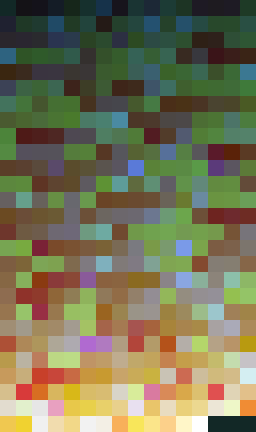
#> input picture docs/paczka-dla-artysty/8_wyrownanie/paleta_swiata.png, 256 x 432 px
$ python wyrownaj.py paleta_swiata.png paleta_swiata.png 5
#> lines starting #> are read from the running program, lines starting #| are printed output that depends on the picture; after the words box and inside, x2 and y2 are one past the last pixel; in counts of white or black regions, pixels touching at a corner belong together
"""Wyrównanie grafiki do świata gry (pojazdy, zabytki, szyldy).
Użycie: python3 wyrownaj.py wejscie.png wyjscie.png DLUGOSC_PX
0) tło w jednym kolorze (np. magenta #FF00FF) zamienia na przezroczyste, 1) przycina do zawartości, 2) zmniejsza do DLUGOSC_PX szerokości (filtr pudełkowy),
3) każdy piksel zamienia na najbliższy kolor z palety świata (paleta_swiata.png),
4) przezroczystość twarda (0 albo 255), 5) obrys 1 px #1e1a24 dookoła sylwetki."""
import sys, numpy as np
from PIL import Image
src, dst, w = sys.argv[1], sys.argv[2], int(sys.argv[3])
pal = np.asarray(Image.open(__file__.rsplit('/', 1)[0] + '/paleta_swiata.png').convert('RGB')).reshape(-1, 3)
pal = np.unique(pal, axis=0).astype(float)
#> pal = 429 rows, first 8: [18, 40, 38], [20, 18, 22], [20, 18, 26], [20, 28, 38], [22, 38, 26], [22, 48, 45], [22, 50, 74], [23, 20, 28]
a = Image.open(src).convert('RGBA')
# tło: przezroczyste, a jeśli go nie ma – kolor z rogów (np. magenta #FF00FF od generatora obrazów) zamieniamy na przezroczystość
arr0 = np.asarray(a).astype(int)
if arr0[..., 3].min() == 255:
    rog = np.median(np.array([arr0[0, 0, :3], arr0[0, -1, :3], arr0[-1, 0, :3], arr0[-1, -1, :3]]), axis=0)
#> rog = [24, 49, 38]
    tlo = np.abs(arr0[..., :3] - rog).sum(-1) < 60
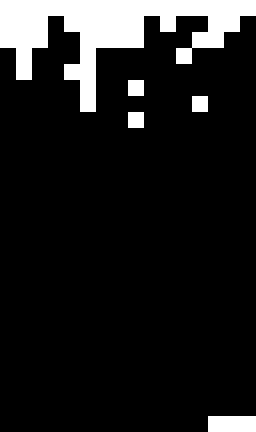
#> tlo: shape (432, 256) bool; 11.6% white; 5 white regions, box (x1, y1, x2, y2) and area: (0, 0, 256, 112) 11264, (208, 416, 256, 432) 768, (128, 80, 144, 96) 256, (192, 96, 208, 112) 256, (128, 112, 144, 128) 256
    arr0[..., 3] = np.where(tlo, 0, 255)
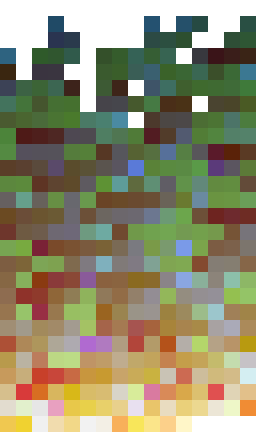
#> arr0: shape (432, 256, 4) int64; mean R, G, B, A 117.8, 115.6, 84.6, 225.5; transparent parts drawn white
    a = Image.fromarray(arr0.astype(np.uint8))
a = a.crop(a.getbbox())
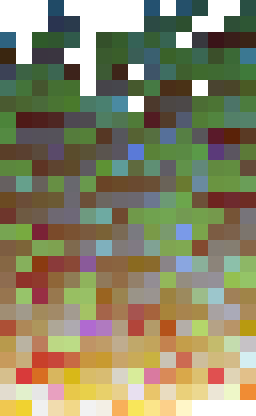
#> a: PIL image 256x416 RGBA; mean R, G, B, A 121.4, 118.6, 86.3, 234.2; transparent parts drawn white
h = round(a.height * w / a.width); a = a.resize((w, h), Image.BOX)
#> after `h = round(a.height * w / a.width)`: h = 8
arr = np.asarray(a).astype(float); al = arr[..., 3] > 128
#> after `al = arr[..., 3] > 128`: al = [[False, False, False, True, True], [True, True, True, True, True], [True, True, True, True, True], [True, True, True, True, True], [True, True, True, True, True], [True, True, True, True, True], [True, True, True, True, True], [True, True, True, True, True]]
q = pal[((arr[:, :, None, :3] - pal[None, None]) ** 2).sum(-1).argmin(-1)]
out = np.zeros((h + 2, w + 2, 4), np.uint8); out[1:-1, 1:-1, :3] = q; out[1:-1, 1:-1, 3] = al * 255
A = out[..., 3] > 0
ring = (~A) & (np.roll(A, 1, 0) | np.roll(A, -1, 0) | np.roll(A, 1, 1) | np.roll(A, -1, 1))
out[ring] = [0x1e, 0x1a, 0x24, 255]
Image.fromarray(out).save(dst)
print('zapisano', dst, out.shape[1], 'x', out.shape[0])
#| zapisano paleta_swiata.png 7 x 10
